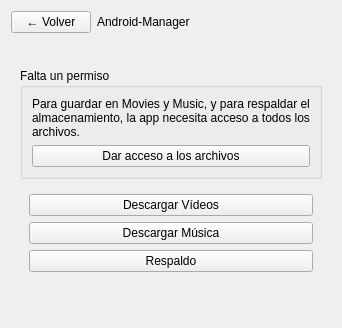
<?xml version="1.0" encoding="UTF-8"?>
<ui version="4.0">
 <class>VentanaPrincipal</class>
 <widget class="QWidget" name="VentanaPrincipal">
  <property name="windowTitle">
   <string>Android-Manager</string>
  </property>
  <layout class="QVBoxLayout" name="layoutVentana">
   <item>
    <layout class="QHBoxLayout" name="layoutEncabezado" stretch="0,1">
     <item>
      <widget class="QPushButton" name="botonVolver">
       <property name="text">
        <string>← Volver</string>
       </property>
      </widget>
     </item>
     <item>
      <widget class="QLabel" name="etiquetaTitulo">
       <property name="text">
        <string>Android-Manager</string>
       </property>
      </widget>
     </item>
    </layout>
   </item>
   <item>
    <widget class="QStackedWidget" name="paginas">
     <widget class="QWidget" name="paginaPortada">
      <layout class="QVBoxLayout" name="layoutPortada">
       <item>
        <widget class="QLabel" name="etiquetaLogo">
         <property name="alignment">
          <set>Qt::AlignmentFlag::AlignCenter</set>
         </property>
        </widget>
       </item>
       <item>
        <widget class="QGroupBox" name="grupoAcceso">
         <property name="title">
          <string>Falta un permiso</string>
         </property>
         <layout class="QVBoxLayout" name="layoutAcceso">
          <item>
           <widget class="QLabel" name="etiquetaAcceso">
            <property name="text">
             <string>Para guardar en Movies y Music, y para respaldar el almacenamiento, la app necesita acceso a todos los archivos.</string>
            </property>
            <property name="wordWrap">
             <bool>true</bool>
            </property>
           </widget>
          </item>
          <item>
           <widget class="QPushButton" name="botonAcceso">
            <property name="text">
             <string>Dar acceso a los archivos</string>
            </property>
           </widget>
          </item>
         </layout>
        </widget>
       </item>
       <item>
        <widget class="QWidget" name="grupoHerramientas" native="true">
         <layout class="QVBoxLayout" name="layoutHerramientas">
          <item>
           <widget class="QPushButton" name="botonVideos">
            <property name="text">
             <string>Descargar Vídeos</string>
            </property>
           </widget>
          </item>
          <item>
           <widget class="QPushButton" name="botonMusica">
            <property name="text">
             <string>Descargar Música</string>
            </property>
           </widget>
          </item>
          <item>
           <widget class="QPushButton" name="botonRespaldo">
            <property name="text">
             <string>Respaldo</string>
            </property>
           </widget>
          </item>
         </layout>
        </widget>
       </item>
       <item>
        <widget class="QLabel" name="etiquetaEstado">
         <property name="wordWrap">
          <bool>true</bool>
         </property>
        </widget>
       </item>
       <item>
        <spacer name="espacioPortada">
         <property name="orientation">
          <enum>Qt::Orientation::Vertical</enum>
         </property>
        </spacer>
       </item>
      </layout>
     </widget>
    </widget>
   </item>
  </layout>
 </widget>
 <resources/>
 <connections/>
</ui>
